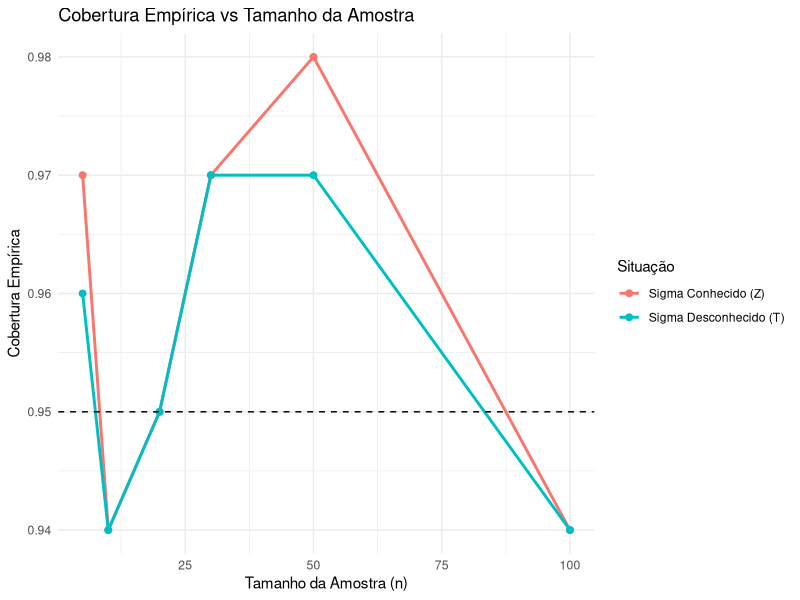
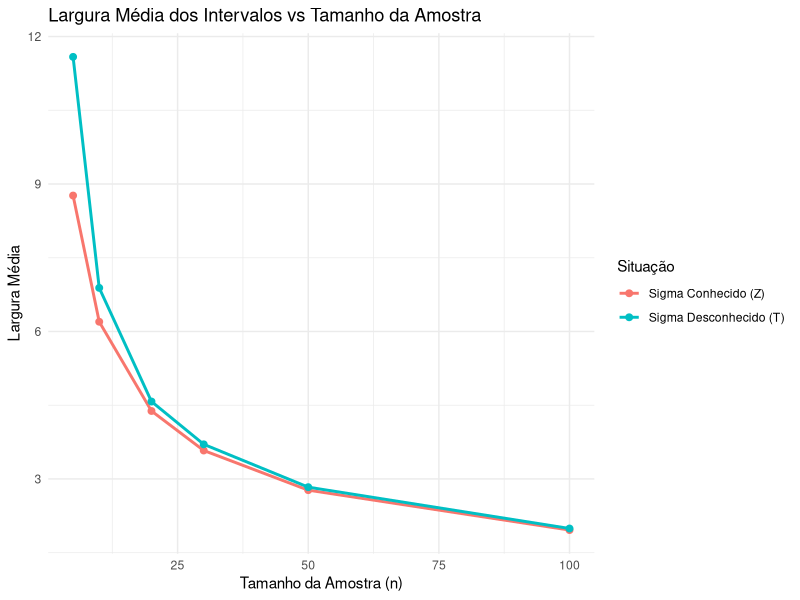

Source code (R) for these figures, in order:
## ---- chunk 1
mu <- 70
sigma <- 5
n <- 3
set.seed(123)
amostra <- rnorm(n,mean = mu,sd=sqrt(sigma))
## ---- chunk 2
#media amostral 
xbarra <- mean(amostra)
#variancia amostral 
var_amostral <-sum(((amostra-xbarra)**2))/(n-1)

## ---- chunk 3
#a
z <- qnorm(0.975)
ic_a <- c(xbarra-z*sigma / sqrt(n),
          xbarra+z*sigma / sqrt(n))
cat("a) IC 95% (sigma conhecido):", ic_a, "\n")
## ---- chunk 4
#b
t <- qt(0.975, df = n - 1)
s <- sd(amostra)
ic_b <- c(xbarra-t*s / sqrt(n),
          xbarra+t*s/ sqrt(n))
cat("a) IC 95% (sigma desconhecido):", ic_b, "\n")
## ---- chunk 5
contem_a <- logical(100)  
contem_b <- logical(100)
amplitude_a <- numeric(100)
amplitude_b <- numeric(100)

set.seed(123)

for (i in 1:100) {
  
  amostra <- rnorm(n, mean = mu, sd = sigma)
  xbarra <- mean(amostra)
  
  # a) IC com sigma conhecido
  z <- qnorm(0.975)
  ic_a_inf <- xbarra - z * sigma / sqrt(n)
  ic_a_sup <- xbarra + z * sigma / sqrt(n)
  contem_a[i] <- (ic_a_inf <= mu & mu <= ic_a_sup)
  amplitude_a[i]<- ic_a_sup-ic_a_inf
  
  # b) IC com sigma desconhecido (usando t)
  t <- qt(0.975, df = n - 1)
  s <- sd(amostra)
 
  ic_b_inf <- xbarra - t * s / sqrt(n)
  ic_b_sup <- xbarra + t * s / sqrt(n)
  contem_b[i] <- (ic_b_inf <= mu & mu <= ic_b_sup)
  amplitude_b[i]<- ic_b_sup-ic_b_inf
}

prop_conhecido <- sum(contem_a) / 100
prop_desconhecido <- sum(contem_b) / 100

lm_a <- mean(amplitude_a)
lm_b <- mean(amplitude_b)

cobertura_a <- mean(contem_a)
cobertura_b <- mean(contem_b)

vies_a <- cobertura_a - 0.95
vies_b <- cobertura_b  - 0.95

cat("a) Sigma conhecido:\n")
cat("   Proporção de ICs que contêm μ:", prop_conhecido * 100, "%\n")
cat("   Largura média dos ICs:", round(lm_a, 4), "\n")
cat("   viés:", vies_a,"\n")
cat("b) Sigma desconhecido:\n")
cat("   Proporção de ICs que contêm μ:", prop_desconhecido * 100, "%\n")
cat("   Largura média dos ICs:", round(lm_b, 4), "\n")
cat("   viés:", vies_b)


## ---- chunk 6
library(ggplot2)
tamanhos_n <- c(5, 10, 20, 30, 50, 100)


resultados <- data.frame(
  n = numeric(),
  cobertura_a = numeric(),
  cobertura_b = numeric(),
  lm_a = numeric(),
  lm_b = numeric()
)

set.seed(123)

for (n in tamanhos_n) {
  
  # Preparando os vetores para as 100 simulações do 'n' atual
  contem_a <- logical(100)  
  contem_b <- logical(100)
  amplitude_a <- numeric(100)
  amplitude_b <- numeric(100)
  
  # Sua rotina de simulação original
  for (i in 1:100) {
    
    amostra <- rnorm(n, mean = mu, sd = sigma)
    xbarra <- mean(amostra)
    
    # a)
    z <- qnorm(0.975)
    ic_a_inf <- xbarra - z * sigma / sqrt(n)
    ic_a_sup <- xbarra + z * sigma / sqrt(n)
    contem_a[i] <- (ic_a_inf <= mu & mu <= ic_a_sup)
    amplitude_a[i] <- ic_a_sup - ic_a_inf
    
    # b)
    t <- qt(0.975, df = n - 1)
    s <- sd(amostra)
    
    ic_b_inf <- xbarra - t * s / sqrt(n)
    ic_b_sup <- xbarra + t * s / sqrt(n)
    contem_b[i] <- (ic_b_inf <= mu & mu <= ic_b_sup)
    amplitude_b[i] <- ic_b_sup - ic_b_inf
  }
  

  cobertura_a <- mean(contem_a)
  cobertura_b <- mean(contem_b)
  lm_a <- mean(amplitude_a)
  lm_b <- mean(amplitude_b)
  
  
  nova_linha <- data.frame(
    n = n,
    cobertura_a = cobertura_a,
    cobertura_b = cobertura_b,
    lm_a = lm_a,
    lm_b = lm_b
  )
  
  
  resultados <- rbind(resultados, nova_linha)
}

print(resultados)
## ---- chunk 7
ggplot(resultados, aes(x = n)) +
  # Linha e pontos para Sigma Conhecido (a)
  geom_line(aes(y = cobertura_a, color = "Sigma Conhecido (Z)"), linewidth = 1) +
  geom_point(aes(y = cobertura_a, color = "Sigma Conhecido (Z)"), size = 2) +
  
  # Linha e pontos para Sigma Desconhecido (b)
  geom_line(aes(y = cobertura_b, color = "Sigma Desconhecido (T)"), linewidth = 1) +
  geom_point(aes(y = cobertura_b, color = "Sigma Desconhecido (T)"), size = 2) +
  
  # Linha de referência do nível teórico de 95%
  geom_hline(yintercept = 0.95, linetype = "dashed", color = "black") +
  
  labs(title = "Cobertura Empírica vs Tamanho da Amostra",
       x = "Tamanho da Amostra (n)",
       y = "Cobertura Empírica",
       color = "Situação") +
  theme_minimal()

## ---- chunk 8

ggplot(resultados, aes(x = n)) +

  geom_line(aes(y = lm_a, color = "Sigma Conhecido (Z)"), linewidth = 1) +
  geom_point(aes(y = lm_a, color = "Sigma Conhecido (Z)"), size = 2) +
  
  # Linha e pontos para Sigma Desconhecido (b)
  geom_line(aes(y = lm_b, color = "Sigma Desconhecido (T)"), linewidth = 1) +
  geom_point(aes(y = lm_b, color = "Sigma Desconhecido (T)"), size = 2) +
  
  labs(title = "Largura Média dos Intervalos vs Tamanho da Amostra",
       x = "Tamanho da Amostra (n)",
       y = "Largura Média",
       color = "Situação") +
  theme_minimal()
